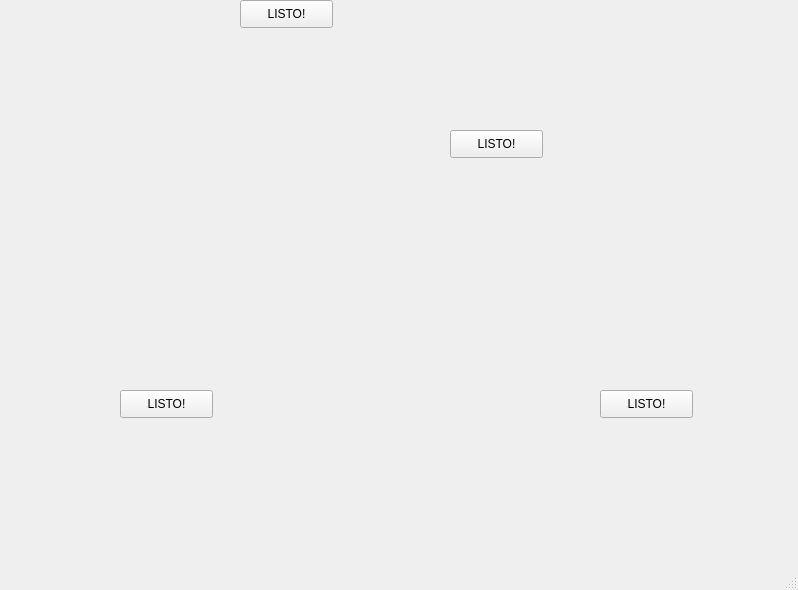
<?xml version="1.0" encoding="UTF-8"?>
<ui version="4.0">
 <class>Mapa</class>
 <widget class="QMainWindow" name="Mapa">
  <property name="geometry">
   <rect>
    <x>0</x>
    <y>0</y>
    <width>798</width>
    <height>590</height>
   </rect>
  </property>
  <property name="windowTitle">
   <string>MainWindow</string>
  </property>
  <widget class="QWidget" name="centralwidget">
   <widget class="QLabel" name="fondo">
    <property name="geometry">
     <rect>
      <x>0</x>
      <y>0</y>
      <width>801</width>
      <height>531</height>
     </rect>
    </property>
    <property name="styleSheet">
     <string notr="true">border-image: url(:/combate/res/mapa.png);</string>
    </property>
    <property name="text">
     <string/>
    </property>
   </widget>
   <widget class="QPushButton" name="b4">
    <property name="geometry">
     <rect>
      <x>600</x>
      <y>390</y>
      <width>93</width>
      <height>28</height>
     </rect>
    </property>
    <property name="text">
     <string>LISTO!</string>
    </property>
   </widget>
   <widget class="QPushButton" name="b3">
    <property name="geometry">
     <rect>
      <x>240</x>
      <y>0</y>
      <width>93</width>
      <height>28</height>
     </rect>
    </property>
    <property name="text">
     <string>LISTO!</string>
    </property>
   </widget>
   <widget class="QPushButton" name="b2">
    <property name="geometry">
     <rect>
      <x>450</x>
      <y>130</y>
      <width>93</width>
      <height>28</height>
     </rect>
    </property>
    <property name="text">
     <string>LISTO!</string>
    </property>
   </widget>
   <widget class="QPushButton" name="b1">
    <property name="geometry">
     <rect>
      <x>120</x>
      <y>390</y>
      <width>93</width>
      <height>28</height>
     </rect>
    </property>
    <property name="text">
     <string>LISTO!</string>
    </property>
   </widget>
  </widget>
  <widget class="QMenuBar" name="menubar">
   <property name="geometry">
    <rect>
     <x>0</x>
     <y>0</y>
     <width>798</width>
     <height>26</height>
    </rect>
   </property>
  </widget>
  <widget class="QStatusBar" name="statusbar"/>
 </widget>
 <resources/>
 <connections/>
</ui>
